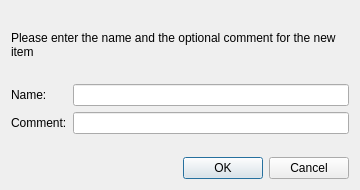
<?xml version="1.0" encoding="UTF-8"?>
<ui version="4.0">
 <class>NewItemNameComment</class>
 <widget class="QWidget" name="NewItemNameComment">
  <property name="geometry">
   <rect>
    <x>0</x>
    <y>0</y>
    <width>360</width>
    <height>190</height>
   </rect>
  </property>
  <property name="sizePolicy">
   <sizepolicy hsizetype="Fixed" vsizetype="Fixed">
    <horstretch>0</horstretch>
    <verstretch>0</verstretch>
   </sizepolicy>
  </property>
  <property name="minimumSize">
   <size>
    <width>360</width>
    <height>190</height>
   </size>
  </property>
  <property name="windowTitle">
   <string/>
  </property>
  <layout class="QVBoxLayout" name="verticalLayout">
   <item>
    <widget class="QLabel" name="label">
     <property name="text">
      <string>Please enter the name and the optional comment for the new item</string>
     </property>
     <property name="wordWrap">
      <bool>true</bool>
     </property>
    </widget>
   </item>
   <item>
    <layout class="QFormLayout" name="formLayout">
     <item row="0" column="0">
      <widget class="QLabel" name="label_2">
       <property name="text">
        <string>Name:</string>
       </property>
      </widget>
     </item>
     <item row="0" column="1">
      <widget class="QLineEdit" name="nameED"/>
     </item>
     <item row="1" column="0">
      <widget class="QLabel" name="label_3">
       <property name="text">
        <string>Comment:</string>
       </property>
      </widget>
     </item>
     <item row="1" column="1">
      <widget class="QLineEdit" name="commentED"/>
     </item>
    </layout>
   </item>
   <item>
    <widget class="QDialogButtonBox" name="buttonBox">
     <property name="standardButtons">
      <set>QDialogButtonBox::Cancel|QDialogButtonBox::Ok</set>
     </property>
    </widget>
   </item>
  </layout>
 </widget>
 <resources/>
 <connections/>
</ui>
